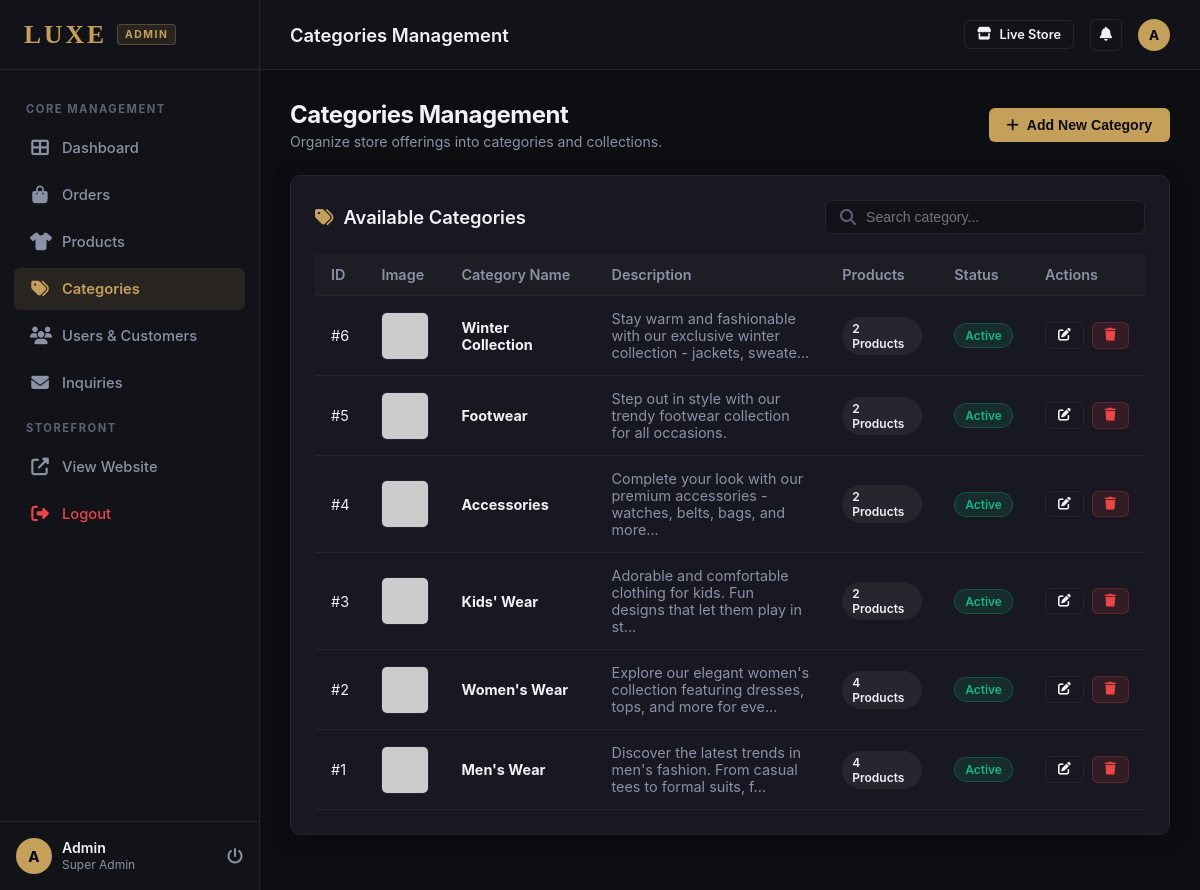
Screenshot of /admin/categories.php (signed in) with the database file from the repository.
### tables this page shows
CREATE TABLE IF NOT EXISTS users (
    id INT AUTO_INCREMENT PRIMARY KEY,
    name VARCHAR(100) NOT NULL,
    email VARCHAR(150) NOT NULL UNIQUE,
    mobile VARCHAR(20),
    password VARCHAR(255) NOT NULL,
    address TEXT,
    city VARCHAR(100),
    state VARCHAR(100),
    pincode VARCHAR(10),
    role ENUM('customer', 'admin') DEFAULT 'customer',
    status ENUM('active', 'inactive') DEFAULT 'active',
    created_at TIMESTAMP DEFAULT CURRENT_TIMESTAMP,
    updated_at TIMESTAMP DEFAULT CURRENT_TIMESTAMP ON UPDATE CURRENT_TIMESTAMP
);

CREATE TABLE IF NOT EXISTS categories (
    id INT AUTO_INCREMENT PRIMARY KEY,
    name VARCHAR(100) NOT NULL,
    image VARCHAR(255),
    description TEXT,
    status ENUM('active', 'inactive') DEFAULT 'active',
    created_at TIMESTAMP DEFAULT CURRENT_TIMESTAMP,
    updated_at TIMESTAMP DEFAULT CURRENT_TIMESTAMP ON UPDATE CURRENT_TIMESTAMP
);

### config/helpers.php (called while the page is built, shortened)
<?php
function sanitize($data) {
    global $conn;
    return htmlspecialchars(strip_tags(trim($conn->real_escape_string($data))));
}
function isLoggedIn() {
    return isset($_SESSION['user_id']);
}
function getCurrentUser() {
    global $conn;
    $id = $_SESSION['user_id'];
    $stmt = $conn->prepare("SELECT * FROM users WHERE id = ?");
    $stmt->bind_param("i", $id);
    $stmt->execute();
    $result = $stmt->get_result();
    return $result->fetch_assoc();
}
function truncateText($text, $length = 100) {
    if (strlen($text) <= $length) return $text;
    return substr($text, 0, $length) . '...';
}

### admin/categories.php (the view, shortened to what this page needs)
<?php
$adminTitle = 'Categories Management';
require_once __DIR__ . '/includes/header.php';
$search = sanitize($_GET['search'] ?? '');
$sql = "
    SELECT c.*, COUNT(p.id) as product_count
    FROM categories c
    LEFT JOIN products p ON c.id = p.category_id
";
$sql .= " GROUP BY c.id ORDER BY c.id DESC";
$categoriesResult = $conn->query($sql);
?>
<div class="page-title-box">
    <div>
        <h1>Categories Management</h1>
        <p>Organize store offerings into categories and collections.</p>
    </div>
    <div>
        <button class="btn btn-primary" onclick="openModal('categoryModal')">
            <i class="fas fa-plus"></i> Add New Category
        </button>
    </div>
</div>
<div class="admin-card">
    <div class="card-header-flex">
        <h3 class="card-title">
            <i class="fas fa-tags" style="color: var(--primary);"></i> Available Categories
        </h3>
        <form action="<?php echo ADMIN_URL; ?>/categories.php" method="GET" class="header-search">
            <i class="fas fa-search" style="color: var(--text-dim);"></i>
            <input type="text" name="search" value="<?php echo htmlspecialchars($search); ?>" placeholder="Search category...">
        </form>
    </div>
    <div class="table-responsive">
        <table class="admin-table">
            <thead>
                <tr>
                    <th>ID</th>
                    <th>Image</th>
                    <th>Category Name</th>
                    <th>Description</th>
                    <th>Products</th>
                    <th>Status</th>
                    <th>Actions</th>
                </tr>
            </thead>
            <tbody>
                <?php if ($categoriesResult && $categoriesResult->num_rows > 0): ?>
                    <?php while ($cat = $categoriesResult->fetch_assoc()): ?>
                        <?php
                        $imageSrc = SITE_URL . '/assets/images/' . $cat['image'];
                        ?>
                        <tr>
                            <td>#<?php echo $cat['id']; ?></td>
                            <td>
                                <div style="width: 48px; height: 48px; border-radius: var(--radius-sm); overflow: hidden; background: #222; border: 1px solid var(--border); display: flex; align-items: center; justify-content: center;">
                                    <?php if ($cat['image']): ?>
                                        <img src="<?php echo $imageSrc; ?>" alt="" style="width: 100%; height: 100%; object-fit: cover;" onerror="this.onerror=null; this.src='https://placehold.co/100x100/171821/c5a059?text=<?php echo urlencode($cat['name']); ?>';">
                                    <?php else: ?>
                                        <i class="fas fa-image" style="color: var(--text-dim);"></i>
                                    <?php endif; ?>
                                </div>
                            </td>
                            <td>
                                <strong><?php echo htmlspecialchars($cat['name']); ?></strong>
                            </td>
                            <td style="max-width: 280px; color: var(--text-muted);">
                                <?php echo htmlspecialchars(truncateText($cat['description'], 80)); ?>
                            </td>
                            <td>
                                <span class="badge" style="background: rgba(255,255,255,0.06); color: var(--text);">
                                    <?php echo $cat['product_count']; ?> Products
                                </span>
                            </td>
                            <td>
                                <span class="badge badge-<?php echo $cat['status']; ?>">
                                    <?php echo ucfirst($cat['status']); ?>
                                </span>
                            </td>
                            <td>
                                <div style="display: flex; gap: 8px;">
                                    <button class="btn btn-sm btn-outline" onclick="editCategory(<?php echo htmlspecialchars(json_encode($cat)); ?>)" title="Edit">
                                        <i class="fas fa-edit"></i>
                                    </button>
                                    <button class="btn btn-sm btn-danger" onclick="confirmDelete('Are you sure you want to delete category \'<?php echo addslashes($cat['name']); ?>\'? All related products might be affected.', '<?php echo ADMIN_URL; ?>/categories.php?delete=<?php echo $cat['id']; ?>')" title="Delete">
                                        <i class="fas fa-trash"></i>
                                    </button>
                                </div>
                            </td>
                        </tr>
                    <?php endwhile; ?>
                <?php endif; ?>
            </tbody>
        </table>
    </div>
</div>
<?php require_once __DIR__ . '/includes/footer.php'; ?>

### admin/includes/header.php (shortened to what this page needs)
<?php
require_once __DIR__ . '/../../config/database.php';
require_once __DIR__ . '/../../config/helpers.php';
$currentUser = getCurrentUser();
$currentAdminPage = basename($_SERVER['PHP_SELF'], '.php');
?>
<!DOCTYPE html>
<html lang="en">
<head>
    <link rel="stylesheet" href="https://cdnjs.cloudflare.com/ajax/libs/font-awesome/6.4.0/css/all.min.css">
    <link rel="stylesheet" href="<?php echo ADMIN_URL; ?>/assets/css/admin.css">
</head>
<body>
<aside class="admin-sidebar" id="adminSidebar">
    <div class="sidebar-brand">
        <a href="<?php echo ADMIN_URL; ?>/index.php">
            <span class="brand-logo">LUXE</span>
            <span class="brand-badge">ADMIN</span>
        </a>
    </div>
    <div class="sidebar-nav">
        <div class="nav-section-title">Core Management</div>
        <a href="<?php echo ADMIN_URL; ?>/index.php" class="admin-nav-item <?php echo $currentAdminPage === 'index' ? 'active' : ''; ?>">
            <i class="fas fa-th-large"></i>
            <span>Dashboard</span>
        </a>
        <a href="<?php echo ADMIN_URL; ?>/orders.php" class="admin-nav-item <?php echo $currentAdminPage === 'orders' ? 'active' : ''; ?>">
            <i class="fas fa-shopping-bag"></i>
            <span>Orders</span>
        </a>
        <a href="<?php echo ADMIN_URL; ?>/products.php" class="admin-nav-item <?php echo $currentAdminPage === 'products' ? 'active' : ''; ?>">
            <i class="fas fa-tshirt"></i>
            <span>Products</span>
        </a>
        <a href="<?php echo ADMIN_URL; ?>/categories.php" class="admin-nav-item <?php echo $currentAdminPage === 'categories' ? 'active' : ''; ?>">
            <i class="fas fa-tags"></i>
            <span>Categories</span>
        </a>
        <a href="<?php echo ADMIN_URL; ?>/users.php" class="admin-nav-item <?php echo $currentAdminPage === 'users' ? 'active' : ''; ?>">
            <i class="fas fa-users"></i>
            <span>Users & Customers</span>
        </a>
        <a href="<?php echo ADMIN_URL; ?>/messages.php" class="admin-nav-item <?php echo $currentAdminPage === 'messages' ? 'active' : ''; ?>">
            <i class="fas fa-envelope"></i>
            <span>Inquiries</span>
        </a>
        <div class="nav-section-title">Storefront</div>
        <a href="<?php echo SITE_URL; ?>/index.php" target="_blank" class="admin-nav-item">
            <i class="fas fa-external-link-alt"></i>
            <span>View Website</span>
        </a>
        <a href="<?php echo ADMIN_URL; ?>/logout.php" class="admin-nav-item" style="color: var(--danger);">
            <i class="fas fa-sign-out-alt"></i>
            <span>Logout</span>
        </a>
    </div>
    <div class="sidebar-footer">
        <div class="admin-profile-pill">
            <div class="admin-avatar">
                <?php echo strtoupper(substr($currentUser['name'] ?? 'A', 0, 1)); ?>
            </div>
            <div>
                <div class="admin-name"><?php echo htmlspecialchars($currentUser['name'] ?? 'Administrator'); ?></div>
                <div class="admin-role">Super Admin</div>
            </div>
        </div>
        <a href="<?php echo ADMIN_URL; ?>/logout.php" title="Logout" style="color: var(--text-muted);">
            <i class="fas fa-power-off"></i>
        </a>
    </div>
</aside>
<div class="admin-main">
    <header class="admin-header">
        <div style="display: flex; align-items: center; gap: 15px;">
            <h2 style="font-size: 1.15rem; font-weight: 600;"><?php echo isset($adminTitle) ? $adminTitle : 'Dashboard'; ?></h2>
        </div>
        <div class="header-actions">
            <a href="<?php echo SITE_URL; ?>" target="_blank" class="btn btn-outline btn-sm">
                <i class="fas fa-store"></i> Live Store
            </a>
            <a href="<?php echo ADMIN_URL; ?>/messages.php" class="btn btn-icon btn-outline" title="Messages" style="position: relative;">
                <i class="fas fa-bell"></i>
            </a>
            <div class="admin-profile-pill">
                <div class="admin-avatar" style="width: 32px; height: 32px; font-size: 0.85rem;">
                    <?php echo strtoupper(substr($currentUser['name'] ?? 'A', 0, 1)); ?>
                </div>
            </div>
        </div>
    </header>
    <div class="admin-body">

### admin/includes/footer.php (shortened to what this page needs)
    </div>
</div>
</body>
</html>

### rows the page displays
users: name "A", name "Admin"
categories: id "6", name "Winter Collection", description "Stay warm and fashionable with our exclusive winter collection - jackets, sweate...", product_count "2", status "Active"
categories: id "5", name "Footwear", description "Step out in style with our trendy footwear collection for all occasions.", product_count "2", status "Active"
categories: id "4", name "Accessories", description "Complete your look with our premium accessories - watches, belts, bags, and more...", product_count "2", status "Active"
categories: id "3", name "Kids' Wear", description "Adorable and comfortable clothing for kids. Fun designs that let them play in st...", product_count "2", status "Active"
categories: id "2", name "Women's Wear", description "Explore our elegant women's collection featuring dresses, tops, and more for eve...", product_count "4", status "Active"
categories: id "1", name "Men's Wear", description "Discover the latest trends in men's fashion. From casual tees to formal suits, f...", product_count "4", status "Active"

### other values shown
$adminTitle "Categories Management"
